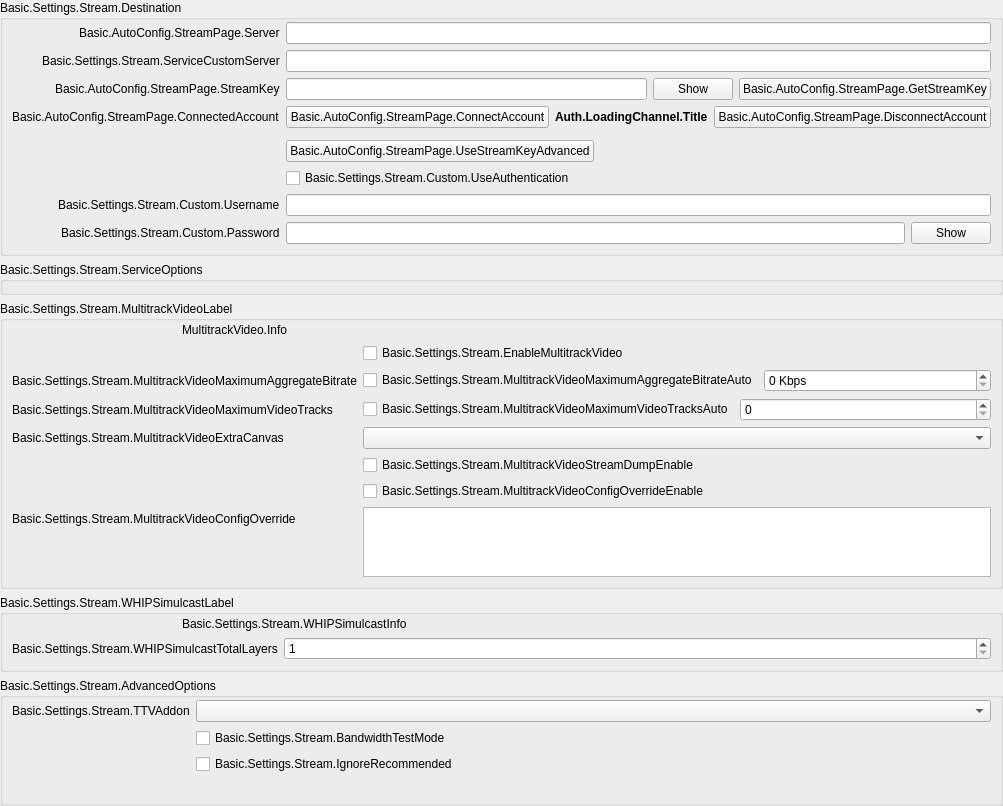
            <widget class="QWidget" name="streamKeyPage">
             <property name="geometry">
              <rect>
               <x>0</x>
               <y>0</y>
               <width>987</width>
               <height>791</height>
              </rect>
             </property>
             <layout class="QVBoxLayout" name="streamkeyPageLayout">
              <property name="leftMargin">
               <number>0</number>
              </property>
              <property name="topMargin">
               <number>0</number>
              </property>
              <property name="rightMargin">
               <number>0</number>
              </property>
              <property name="bottomMargin">
               <number>0</number>
              </property>
              <item>
               <widget class="QGroupBox" name="destinationGroupBox">
                <property name="title">
                 <string>Basic.Settings.Stream.Destination</string>
                </property>
                <layout class="QFormLayout" name="destinationLayout">
                 <property name="fieldGrowthPolicy">
                  <enum>QFormLayout::AllNonFixedFieldsGrow</enum>
                 </property>
                 <property name="labelAlignment">
                  <set>Qt::AlignRight|Qt::AlignTrailing|Qt::AlignVCenter</set>
                 </property>
                 <property name="leftMargin">
                  <number>9</number>
                 </property>
                 <property name="topMargin">
                  <number>2</number>
                 </property>
                 <property name="rightMargin">
                  <number>9</number>
                 </property>
                 <property name="bottomMargin">
                  <number>9</number>
                 </property>
                 <item row="0" column="0">
                  <widget class="QLabel" name="serverLabel">
                   <property name="text">
                    <string>Basic.AutoConfig.StreamPage.Server</string>
                   </property>
                  </widget>
                 </item>
                 <item row="0" column="1">
                  <widget class="QStackedWidget" name="serverStackedWidget">
                   <property name="sizePolicy">
                    <sizepolicy hsizetype="Preferred" vsizetype="Maximum">
                     <horstretch>0</horstretch>
                     <verstretch>0</verstretch>
                    </sizepolicy>
                   </property>
                   <property name="currentIndex">
                    <number>1</number>
                   </property>
                   <widget class="QWidget" name="servicePage">
                    <layout class="QHBoxLayout" name="horizontalLayout_21">
                     <property name="leftMargin">
                      <number>0</number>
                     </property>
                     <property name="topMargin">
                      <number>0</number>
                     </property>
                     <property name="rightMargin">
                      <number>0</number>
                     </property>
                     <property name="bottomMargin">
                      <number>0</number>
                     </property>
                     <item>
                      <widget class="QComboBox" name="server"/>
                     </item>
                    </layout>
                   </widget>
                   <widget class="QWidget" name="customPage">
                    <layout class="QHBoxLayout" name="horizontalLayout_22">
                     <property name="leftMargin">
                      <number>0</number>
                     </property>
                     <property name="topMargin">
                      <number>0</number>
                     </property>
                     <property name="rightMargin">
                      <number>0</number>
                     </property>
                     <property name="bottomMargin">
                      <number>0</number>
                     </property>
                     <item>
                      <widget class="QLineEdit" name="customServer"/>
                     </item>
                    </layout>
                   </widget>
                  </widget>
                 </item>
                 <item row="1" column="0">
                  <widget class="QLabel" name="serviceCustomServerLabel">
                   <property name="text">
                    <string>Basic.Settings.Stream.ServiceCustomServer</string>
                   </property>
                   <property name="buddy">
                    <cstring>serviceCustomServer</cstring>
                   </property>
                  </widget>
                 </item>
                 <item row="1" column="1">
                  <widget class="QLineEdit" name="serviceCustomServer"/>
                 </item>
                 <item row="2" column="0">
                  <widget class="QLabel" name="streamKeyLabel">
                   <property name="text">
                    <string>Basic.AutoConfig.StreamPage.StreamKey</string>
                   </property>
                   <property name="openExternalLinks">
                    <bool>true</bool>
                   </property>
                   <property name="buddy">
                    <cstring>key</cstring>
                   </property>
                  </widget>
                 </item>
                 <item row="2" column="1">
                  <widget class="QFrame" name="streamKeyWidget">
                   <layout class="QHBoxLayout" name="horizontalLayout_11">
                    <property name="leftMargin">
                     <number>0</number>
                    </property>
                    <property name="topMargin">
                     <number>0</number>
                    </property>
                    <property name="rightMargin">
                     <number>0</number>
                    </property>
                    <property name="bottomMargin">
                     <number>0</number>
                    </property>
                    <item>
                     <widget class="QLineEdit" name="key">
                      <property name="inputMask">
                       <string notr="true"/>
                      </property>
                      <property name="text">
                       <string notr="true"/>
                      </property>
                      <property name="echoMode">
                       <enum>QLineEdit::Password</enum>
                      </property>
                     </widget>
                    </item>
                    <item>
                     <widget class="QPushButton" name="show">
                      <property name="text">
                       <string>Show</string>
                      </property>
                     </widget>
                    </item>
                    <item>
                     <widget class="UrlPushButton" name="getStreamKeyButton">
                      <property name="toolTip">
                       <string/>
                      </property>
                      <property name="toolTipDuration">
                       <number>-4</number>
                      </property>
                      <property name="text">
                       <string>Basic.AutoConfig.StreamPage.GetStreamKey</string>
                      </property>
                     </widget>
                    </item>
                   </layout>
                  </widget>
                 </item>
                 <item row="3" column="0">
                  <widget class="QLabel" name="connectedAccountLabel">
                   <property name="text">
                    <string>Basic.AutoConfig.StreamPage.ConnectedAccount</string>
                   </property>
                  </widget>
                 </item>
                 <item row="3" column="1">
                  <layout class="QHBoxLayout" name="horizontalLayout_15">
                   <item>
                    <widget class="QPushButton" name="connectAccount2">
                     <property name="cursor">
                      <cursorShape>PointingHandCursor</cursorShape>
                     </property>
                     <property name="text">
                      <string>Basic.AutoConfig.StreamPage.ConnectAccount</string>
                     </property>
                    </widget>
                   </item>
                   <item>
                    <widget class="QLabel" name="connectedAccountText">
                     <property name="styleSheet">
                      <string notr="true">font-weight: bold</string>
                     </property>
                     <property name="text">
                      <string>Auth.LoadingChannel.Title</string>
                     </property>
                    </widget>
                   </item>
                   <item>
                    <widget class="QPushButton" name="disconnectAccount">
                     <property name="text">
                      <string>Basic.AutoConfig.StreamPage.DisconnectAccount</string>
                     </property>
                    </widget>
                   </item>
                   <item>
                    <spacer name="horizontalSpacer_19">
                     <property name="orientation">
                      <enum>Qt::Horizontal</enum>
                     </property>
                     <property name="sizeHint" stdset="0">
                      <size>
                       <width>40</width>
                       <height>20</height>
                      </size>
                     </property>
                    </spacer>
                   </item>
                  </layout>
                 </item>
                 <item row="4" column="0">
                  <spacer name="horizontalSpacer_18">
                   <property name="orientation">
                    <enum>Qt::Horizontal</enum>
                   </property>
                   <property name="sizeHint" stdset="0">
                    <size>
                     <width>170</width>
                     <height>0</height>
                    </size>
                   </property>
                  </spacer>
                 </item>
                 <item row="5" column="1">
                  <layout class="QHBoxLayout" name="horizontalLayout_28">
                   <item>
                    <widget class="QPushButton" name="useStreamKeyAdv">
                     <property name="text">
                      <string>Basic.AutoConfig.StreamPage.UseStreamKeyAdvanced</string>
                     </property>
                    </widget>
                   </item>
                   <item>
                    <spacer name="horizontalSpacer_28">
                     <property name="orientation">
                      <enum>Qt::Horizontal</enum>
                     </property>
                     <property name="sizeHint" stdset="0">
                      <size>
                       <width>40</width>
                       <height>0</height>
                      </size>
                     </property>
                    </spacer>
                   </item>
                  </layout>
                 </item>
                 <item row="6" column="1">
                  <widget class="QCheckBox" name="useAuth">
                   <property name="text">
                    <string>Basic.Settings.Stream.Custom.UseAuthentication</string>
                   </property>
                  </widget>
                 </item>
                 <item row="7" column="0">
                  <widget class="QLabel" name="authUsernameLabel">
                   <property name="text">
                    <string>Basic.Settings.Stream.Custom.Username</string>
                   </property>
                   <property name="buddy">
                    <cstring>authUsername</cstring>
                   </property>
                  </widget>
                 </item>
                 <item row="7" column="1">
                  <widget class="QLineEdit" name="authUsername"/>
                 </item>
                 <item row="8" column="0">
                  <widget class="QLabel" name="authPwLabel">
                   <property name="text">
                    <string>Basic.Settings.Stream.Custom.Password</string>
                   </property>
                   <property name="buddy">
                    <cstring>authPw</cstring>
                   </property>
                  </widget>
                 </item>
                 <item row="8" column="1">
                  <widget class="QFrame" name="authPwWidget">
                   <layout class="QHBoxLayout" name="horizontalLayout_25">
                    <property name="leftMargin">
                     <number>0</number>
                    </property>
                    <property name="topMargin">
                     <number>0</number>
                    </property>
                    <property name="rightMargin">
                     <number>0</number>
                    </property>
                    <property name="bottomMargin">
                     <number>0</number>
                    </property>
                    <item>
                     <widget class="QLineEdit" name="authPw">
                      <property name="echoMode">
                       <enum>QLineEdit::Password</enum>
                      </property>
                     </widget>
                    </item>
                    <item>
                     <widget class="QPushButton" name="authPwShow">
                      <property name="text">
                       <string>Show</string>
                      </property>
                     </widget>
                    </item>
                   </layout>
                  </widget>
                 </item>
                </layout>
               </widget>
              </item>
              <item>
               <widget class="QGroupBox" name="servicePropertiesGroupBox">
                <property name="title">
                 <string>Basic.Settings.Stream.ServiceOptions</string>
                </property>
                <layout class="QVBoxLayout" name="servicePropertiesLayout">
                 <property name="leftMargin">
                  <number>8</number>
                 </property>
                 <property name="topMargin">
                  <number>2</number>
                 </property>
                 <property name="rightMargin">
                  <number>8</number>
                 </property>
                 <property name="bottomMargin">
                  <number>8</number>
                 </property>
                </layout>
               </widget>
              </item>
              <item>
               <widget class="QGroupBox" name="multitrackVideoGroupBox">
                <property name="title">
                 <string>Basic.Settings.Stream.MultitrackVideoLabel</string>
                </property>
                <layout class="QVBoxLayout" name="verticalLayout_34">
                 <property name="leftMargin">
                  <number>9</number>
                 </property>
                 <property name="topMargin">
                  <number>2</number>
                 </property>
                 <property name="rightMargin">
                  <number>9</number>
                 </property>
                 <property name="bottomMargin">
                  <number>9</number>
                 </property>
                 <item>
                  <layout class="QHBoxLayout" name="horizontalLayout_12">
                   <item>
                    <spacer name="horizontalSpacer_31">
                     <property name="orientation">
                      <enum>Qt::Horizontal</enum>
                     </property>
                     <property name="sizeType">
                      <enum>QSizePolicy::Fixed</enum>
                     </property>
                     <property name="sizeHint" stdset="0">
                      <size>
                       <width>170</width>
                       <height>10</height>
                      </size>
                     </property>
                    </spacer>
                   </item>
                   <item>
                    <widget class="QLabel" name="multitrackVideoInfo">
                     <property name="text">
                      <string>MultitrackVideo.Info</string>
                     </property>
                     <property name="textFormat">
                      <enum>Qt::RichText</enum>
                     </property>
                     <property name="wordWrap">
                      <bool>true</bool>
                     </property>
                     <property name="openExternalLinks">
                      <bool>true</bool>
                     </property>
                    </widget>
                   </item>
                  </layout>
                 </item>
                 <item>
                  <layout class="QFormLayout" name="formLayout_27">
                   <property name="fieldGrowthPolicy">
                    <enum>QFormLayout::AllNonFixedFieldsGrow</enum>
                   </property>
                   <item row="0" column="0">
                    <spacer name="horizontalSpacer_30">
                     <property name="orientation">
                      <enum>Qt::Horizontal</enum>
                     </property>
                     <property name="sizeType">
                      <enum>QSizePolicy::Fixed</enum>
                     </property>
                     <property name="sizeHint" stdset="0">
                      <size>
                       <width>170</width>
                       <height>10</height>
                      </size>
                     </property>
                    </spacer>
                   </item>
                   <item row="0" column="1">
                    <widget class="QCheckBox" name="enableMultitrackVideo">
                     <property name="text">
                      <string>Basic.Settings.Stream.EnableMultitrackVideo</string>
                     </property>
                    </widget>
                   </item>
                   <item row="1" column="0">
                    <widget class="QLabel" name="multitrackVideoMaximumAggregateBitrateLabel">
                     <property name="text">
                      <string>Basic.Settings.Stream.MultitrackVideoMaximumAggregateBitrate</string>
                     </property>
                    </widget>
                   </item>
                   <item row="1" column="1">
                    <layout class="QHBoxLayout" name="horizontalLayout_31" stretch="0,0">
                     <item>
                      <widget class="QCheckBox" name="multitrackVideoMaximumAggregateBitrateAuto">
                       <property name="text">
                        <string>Basic.Settings.Stream.MultitrackVideoMaximumAggregateBitrateAuto</string>
                       </property>
                      </widget>
                     </item>
                     <item>
                      <widget class="QSpinBox" name="multitrackVideoMaximumAggregateBitrate">
                       <property name="sizePolicy">
                        <sizepolicy hsizetype="MinimumExpanding" vsizetype="Fixed">
                         <horstretch>0</horstretch>
                         <verstretch>0</verstretch>
                        </sizepolicy>
                       </property>
                       <property name="suffix">
                        <string notr="true"> Kbps</string>
                       </property>
                       <property name="minimum">
                        <number>0</number>
                       </property>
                       <property name="maximum">
                        <number>1000000</number>
                       </property>
                       <property name="singleStep">
                        <number>50</number>
                       </property>
                       <property name="value">
                        <number>0</number>
                       </property>
                      </widget>
                     </item>
                    </layout>
                   </item>
                   <item row="2" column="0">
                    <widget class="QLabel" name="multitrackVideoMaximumVideoTracksLabel">
                     <property name="text">
                      <string>Basic.Settings.Stream.MultitrackVideoMaximumVideoTracks</string>
                     </property>
                    </widget>
                   </item>
                   <item row="2" column="1">
                    <layout class="QHBoxLayout" name="horizontalLayout_32" stretch="0,0">
                     <item>
                      <widget class="QCheckBox" name="multitrackVideoMaximumVideoTracksAuto">
                       <property name="sizePolicy">
                        <sizepolicy hsizetype="Minimum" vsizetype="Fixed">
                         <horstretch>0</horstretch>
                         <verstretch>0</verstretch>
                        </sizepolicy>
                       </property>
                       <property name="text">
                        <string>Basic.Settings.Stream.MultitrackVideoMaximumVideoTracksAuto</string>
                       </property>
                      </widget>
                     </item>
                     <item>
                      <widget class="QSpinBox" name="multitrackVideoMaximumVideoTracks">
                       <property name="sizePolicy">
                        <sizepolicy hsizetype="MinimumExpanding" vsizetype="Fixed">
                         <horstretch>0</horstretch>
                         <verstretch>0</verstretch>
                        </sizepolicy>
                       </property>
                       <property name="minimum">
                        <number>0</number>
                       </property>
                       <property name="maximum">
                        <number>100</number>
                       </property>
                       <property name="value">
                        <number>0</number>
                       </property>
                      </widget>
                     </item>
                    </layout>
                   </item>
                   <item row="3" column="1">
                    <widget class="QComboBox" name="multitrackVideoAdditionalCanvas">
                     <property name="placeholderText">
                      <string>None</string>
                     </property>
                    </widget>
                   </item>
                   <item row="4" column="0">
                    <spacer name="horizontalSpacer_32">
                     <property name="orientation">
                      <enum>Qt::Horizontal</enum>
                     </property>
                     <property name="sizeType">
                      <enum>QSizePolicy::Fixed</enum>
                     </property>
                     <property name="sizeHint" stdset="0">
                      <size>
                       <width>170</width>
                       <height>10</height>
                      </size>
                     </property>
                    </spacer>
                   </item>
                   <item row="4" column="1">
                    <widget class="QCheckBox" name="multitrackVideoStreamDumpEnable">
                     <property name="text">
                      <string>Basic.Settings.Stream.MultitrackVideoStreamDumpEnable</string>
                     </property>
                    </widget>
                   </item>
                   <item row="5" column="1">
                    <widget class="QCheckBox" name="multitrackVideoConfigOverrideEnable">
                     <property name="text">
                      <string>Basic.Settings.Stream.MultitrackVideoConfigOverrideEnable</string>
                     </property>
                    </widget>
                   </item>
                   <item row="6" column="0">
                    <widget class="QLabel" name="multitrackVideoConfigOverrideLabel">
                     <property name="text">
                      <string>Basic.Settings.Stream.MultitrackVideoConfigOverride</string>
                     </property>
                    </widget>
                   </item>
                   <item row="6" column="1">
                    <widget class="QPlainTextEdit" name="multitrackVideoConfigOverride">
                     <property name="sizePolicy">
                      <sizepolicy hsizetype="Expanding" vsizetype="Expanding">
                       <horstretch>0</horstretch>
                       <verstretch>0</verstretch>
                      </sizepolicy>
                     </property>
                    </widget>
                   </item>
                   <item row="3" column="0">
                    <widget class="QLabel" name="multitrackVideoAdditionalCanvasLabel">
                     <property name="text">
                      <string>Basic.Settings.Stream.MultitrackVideoExtraCanvas</string>
                     </property>
                    </widget>
                   </item>
                  </layout>
                 </item>
                </layout>
               </widget>
              </item>
              <item>
               <widget class="QGroupBox" name="whipSimulcastGroupBox">
                <property name="title">
                 <string>Basic.Settings.Stream.WHIPSimulcastLabel</string>
                </property>
                <layout class="QVBoxLayout" name="verticalLayout_36">
                 <property name="leftMargin">
                  <number>9</number>
                 </property>
                 <property name="topMargin">
                  <number>2</number>
                 </property>
                 <property name="rightMargin">
                  <number>9</number>
                 </property>
                 <property name="bottomMargin">
                  <number>9</number>
                 </property>
                 <item>
                  <layout class="QHBoxLayout" name="horizontalLayout_33">
                   <item>
                    <spacer name="horizontalSpacer_33">
                     <property name="orientation">
                      <enum>Qt::Horizontal</enum>
                     </property>
                     <property name="sizeType">
                      <enum>QSizePolicy::Fixed</enum>
                     </property>
                     <property name="sizeHint" stdset="0">
                      <size>
                       <width>170</width>
                       <height>10</height>
                      </size>
                     </property>
                    </spacer>
                   </item>
                   <item>
                    <widget class="QLabel" name="whipSimulcastInfo">
                     <property name="text">
                      <string>Basic.Settings.Stream.WHIPSimulcastInfo</string>
                     </property>
                     <property name="textFormat">
                      <enum>Qt::RichText</enum>
                     </property>
                     <property name="wordWrap">
                      <bool>true</bool>
                     </property>
                     <property name="openExternalLinks">
                      <bool>true</bool>
                     </property>
                    </widget>
                   </item>
                  </layout>
                 </item>
                 <item>
                  <layout class="QFormLayout" name="formLayout_39">
                   <property name="fieldGrowthPolicy">
                    <enum>QFormLayout::AllNonFixedFieldsGrow</enum>
                   </property>
                   <item row="1" column="0">
                    <widget class="QLabel" name="whipSimulcastTotalLayersLabel">
                     <property name="minimumSize">
                      <size>
                       <width>170</width>
                       <height>0</height>
                      </size>
                     </property>
                     <property name="text">
                      <string>Basic.Settings.Stream.WHIPSimulcastTotalLayers</string>
                     </property>
                    </widget>
                   </item>
                   <item row="1" column="1">
                    <layout class="QHBoxLayout" name="horizontalLayout_35" stretch="0">
                     <item>
                      <widget class="QSpinBox" name="whipSimulcastTotalLayers">
                       <property name="minimum">
                        <number>1</number>
                       </property>
                       <property name="maximum">
                        <number>4</number>
                       </property>
                       <property name="value">
                        <number>1</number>
                       </property>
                      </widget>
                     </item>
                    </layout>
                   </item>
                  </layout>
                 </item>
                </layout>
               </widget>
               </item>
              <item>
               <widget class="QGroupBox" name="serviceAdvancedOptionsGroupBox">
                <property name="title">
                 <string>Basic.Settings.Stream.AdvancedOptions</string>
                </property>
                <layout class="QFormLayout" name="serviceAdvancedOptionsLayout">
                 <property name="fieldGrowthPolicy">
                  <enum>QFormLayout::AllNonFixedFieldsGrow</enum>
                 </property>
                 <property name="labelAlignment">
                  <set>Qt::AlignRight|Qt::AlignTrailing|Qt::AlignVCenter</set>
                 </property>
                 <property name="leftMargin">
                  <number>9</number>
                 </property>
                 <property name="topMargin">
                  <number>2</number>
                 </property>
                 <property name="rightMargin">
                  <number>9</number>
                 </property>
                 <property name="bottomMargin">
                  <number>9</number>
                 </property>
                 <item row="0" column="0">
                  <widget class="QLabel" name="twitchAddonLabel">
                   <property name="text">
                    <string>Basic.Settings.Stream.TTVAddon</string>
                   </property>
                   <property name="buddy">
                    <cstring>twitchAddonDropdown</cstring>
                   </property>
                  </widget>
                 </item>
                 <item row="0" column="1">
                  <widget class="QComboBox" name="twitchAddonDropdown"/>
                 </item>
                 <item row="1" column="0">
                  <spacer name="horizontalSpacer_18_1">
                   <property name="orientation">
                    <enum>Qt::Horizontal</enum>
                   </property>
                   <property name="sizeHint" stdset="0">
                    <size>
                     <width>170</width>
                     <height>0</height>
                    </size>
                   </property>
                  </spacer>
                 </item>
                 <item row="1" column="1">
                  <widget class="QCheckBox" name="bandwidthTestEnable">
                   <property name="text">
                    <string>Basic.Settings.Stream.BandwidthTestMode</string>
                   </property>
                  </widget>
                 </item>
                 <item row="2" column="1">
                  <widget class="QCheckBox" name="ignoreRecommended">
                   <property name="text">
                    <string>Basic.Settings.Stream.IgnoreRecommended</string>
                   </property>
                  </widget>
                 </item>
                 <item row="3" column="1">
                  <widget class="QLabel" name="enforceSettingsLabel">
                   <property name="text">
                    <string notr="true"/>
                   </property>
                   <property name="textFormat">
                    <enum>Qt::RichText</enum>
                   </property>
                   <property name="openExternalLinks">
                    <bool>true</bool>
                   </property>
                  </widget>
                 </item>
                </layout>
               </widget>
              </item>
              <item>
               <spacer name="verticalSpacer_12">
                <property name="orientation">
                 <enum>Qt::Vertical</enum>
                </property>
                <property name="sizeHint" stdset="0">
                 <size>
                  <width>20</width>
                  <height>0</height>
                 </size>
                </property>
               </spacer>
              </item>
             </layout>
            </widget>
